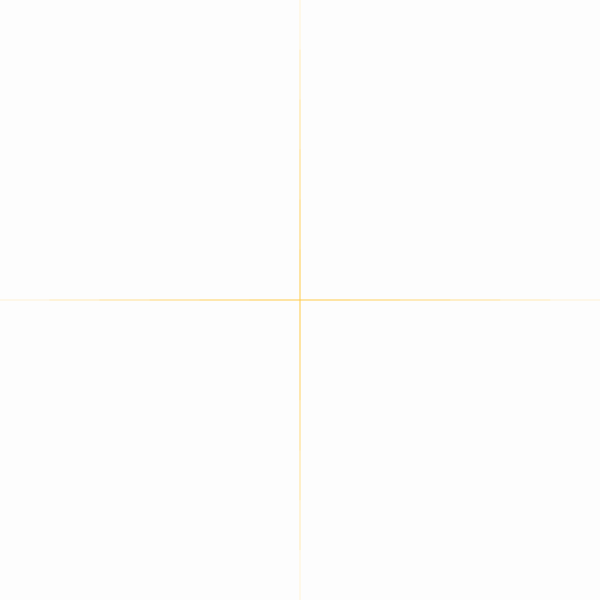
Frame 1 (no input)
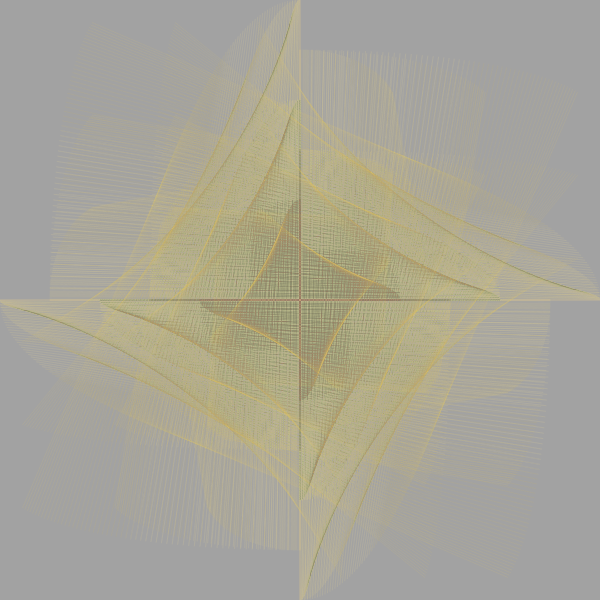
Frame 60 (no input)
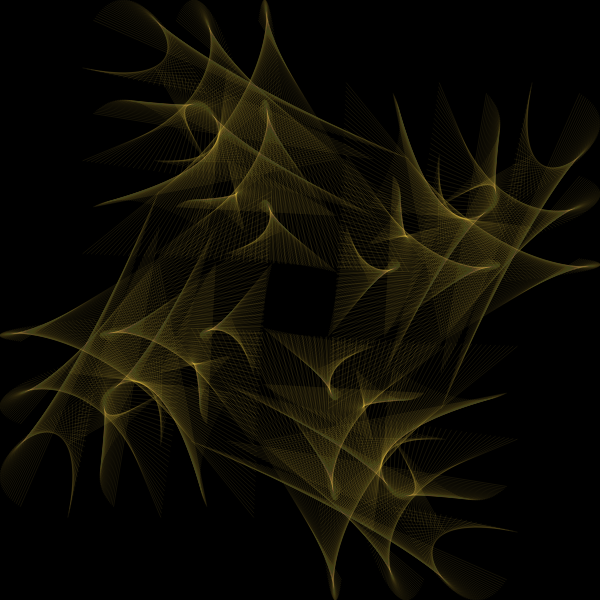
Frame 120 (the mouse pressed at the canvas centre since frame 60)

The p5.js sketch that drew these frames (run headless with seeded random() and noise() and a simulated clock; from frame 60 on, the mouse is pressed at the canvas centre):

// p5.js sketch
// ── sketch.js
var a = 0;
var inc = 0.01;
var r = 50;
var aVel = 0;
var aAcc = 0.001;


function setup() {
  createCanvas(600,600);
}

function draw() {
  background(0,2);
  stroke(249,208,80,20);
  aAcc = map(mouseX, 0,width,-0.0001,0.0001)
  
  aSmal = constrain(aAcc,-0.001,0.001);
  
  //a += aVel;
  //aVel += aSmal;
  
  
 
 translate(width/2,height/2)
 for (var i = 2 ; i <=6;i+=2 ){ 
  for (var j = 1 ; j <=6;j+=2 ){ 
	  var x = sin(a)* (j*r);
	  var y = cos(a)* (j*r) ;
	  var v = sin(-2*a)* (i*r);
	  var w = cos(-2*a)* (i*r);
	  push()
		  line(v,y,-x,-w);
		 
		  line(x,w,-v,-y);
			  push()
			  rotate(PI/2)
			 	line(v,y,-x,-w);
		  	line(x,w,-v,-y);
			  
			  pop()
	  pop()
  }
}
  
  a += inc ;
}

function mousePressed(){
	background(0);
}
